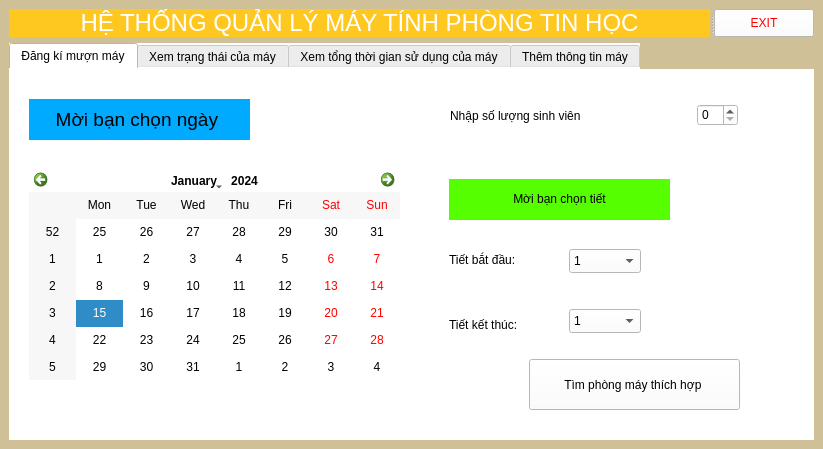
<?xml version="1.0" encoding="UTF-8"?>
<ui version="4.0">
 <class>MainWindow</class>
 <widget class="QMainWindow" name="MainWindow">
  <property name="geometry">
   <rect>
    <x>0</x>
    <y>0</y>
    <width>823</width>
    <height>449</height>
   </rect>
  </property>
  <property name="windowTitle">
   <string>MainWindow</string>
  </property>
  <property name="autoFillBackground">
   <bool>false</bool>
  </property>
  <property name="styleSheet">
   <string notr="true">background-color: rgb(208, 192, 151);</string>
  </property>
  <widget class="QWidget" name="centralwidget">
   <property name="layoutDirection">
    <enum>Qt::LeftToRight</enum>
   </property>
   <layout class="QVBoxLayout" name="verticalLayout">
    <item>
     <widget class="QSplitter" name="splitter">
      <property name="orientation">
       <enum>Qt::Horizontal</enum>
      </property>
      <widget class="QLabel" name="label">
       <property name="styleSheet">
        <string notr="true">font: 700 italic 18pt &quot;Segoe UI&quot;;
background-color: rgb(255, 200, 33);
color: rgb(255, 255, 255);</string>
       </property>
       <property name="text">
        <string>&lt;html&gt;&lt;head/&gt;&lt;body&gt;&lt;p align=&quot;center&quot;&gt;&lt;span style=&quot; font-size:18pt;&quot;&gt;HỆ THỐNG QUẢN LÝ MÁY TÍNH PHÒNG TIN HỌC&lt;/span&gt;&lt;/p&gt;&lt;/body&gt;&lt;/html&gt;</string>
       </property>
      </widget>
      <widget class="QPushButton" name="exit">
       <property name="sizePolicy">
        <sizepolicy hsizetype="Fixed" vsizetype="Fixed">
         <horstretch>0</horstretch>
         <verstretch>0</verstretch>
        </sizepolicy>
       </property>
       <property name="styleSheet">
        <string notr="true">background-color: rgb(0, 0, 0);
background-color: rgb(255, 255, 255);
color: rgb(255, 0, 0);</string>
       </property>
       <property name="text">
        <string>EXIT</string>
       </property>
      </widget>
     </widget>
    </item>
    <item>
     <widget class="QTabWidget" name="tabWidget">
      <property name="toolTip">
       <string>&lt;html&gt;&lt;head/&gt;&lt;body&gt;&lt;p&gt;&lt;br/&gt;&lt;/p&gt;&lt;/body&gt;&lt;/html&gt;</string>
      </property>
      <property name="whatsThis">
       <string>&lt;html&gt;&lt;head/&gt;&lt;body&gt;&lt;p&gt;&lt;br/&gt;&lt;/p&gt;&lt;/body&gt;&lt;/html&gt;</string>
      </property>
      <property name="autoFillBackground">
       <bool>false</bool>
      </property>
      <property name="styleSheet">
       <string notr="true">background-color: rgb(255, 255, 255);
color: rgb(0, 0, 0);
border-color: rgb(0, 0, 0);
font: 14pt &quot;Times New Roman&quot;;
border-color: qlineargradient(spread:pad, x1:0, y1:0, x2:1, y2:0, stop:0 rgba(0, 0, 0, 255), stop:1 rgba(255, 255, 255, 255));</string>
      </property>
      <property name="currentIndex">
       <number>0</number>
      </property>
      <property name="iconSize">
       <size>
        <width>32</width>
        <height>32</height>
       </size>
      </property>
      <widget class="QWidget" name="dk">
       <attribute name="title">
        <string>Đăng kí mượn máy</string>
       </attribute>
       <widget class="QCalendarWidget" name="dkcalendar">
        <property name="geometry">
         <rect>
          <x>20</x>
          <y>100</y>
          <width>371</width>
          <height>211</height>
         </rect>
        </property>
       </widget>
       <widget class="QLabel" name="dkngay">
        <property name="geometry">
         <rect>
          <x>20</x>
          <y>30</y>
          <width>221</width>
          <height>41</height>
         </rect>
        </property>
        <property name="whatsThis">
         <string>&lt;html&gt;&lt;head/&gt;&lt;body&gt;&lt;p align=&quot;center&quot;&gt;&lt;br/&gt;&lt;/p&gt;&lt;/body&gt;&lt;/html&gt;</string>
        </property>
        <property name="layoutDirection">
         <enum>Qt::LeftToRight</enum>
        </property>
        <property name="styleSheet">
         <string notr="true">font: 12pt &quot;Times new roman&quot;;
border-color: rgb(0, 0, 0);
background-color: rgb(0, 170, 255);</string>
        </property>
        <property name="text">
         <string>&lt;html&gt;&lt;head/&gt;&lt;body&gt;&lt;p align=&quot;center&quot;&gt;&lt;span style=&quot; font-size:14pt;&quot;&gt;Mời bạn chọn ngày &lt;/span&gt;&lt;/p&gt;&lt;/body&gt;&lt;/html&gt;</string>
        </property>
       </widget>
       <widget class="QLabel" name="dktiet">
        <property name="geometry">
         <rect>
          <x>440</x>
          <y>110</y>
          <width>221</width>
          <height>41</height>
         </rect>
        </property>
        <property name="styleSheet">
         <string notr="true">background-color: rgb(85, 255, 0);</string>
        </property>
        <property name="text">
         <string>&lt;html&gt;&lt;head/&gt;&lt;body&gt;&lt;p align=&quot;center&quot;&gt;Mời bạn chọn tiết&lt;/p&gt;&lt;/body&gt;&lt;/html&gt;</string>
        </property>
       </widget>
       <widget class="QLabel" name="label_4">
        <property name="geometry">
         <rect>
          <x>440</x>
          <y>170</y>
          <width>101</width>
          <height>41</height>
         </rect>
        </property>
        <property name="text">
         <string>Tiết bắt đầu:</string>
        </property>
       </widget>
       <widget class="QLabel" name="label_5">
        <property name="geometry">
         <rect>
          <x>440</x>
          <y>240</y>
          <width>101</width>
          <height>31</height>
         </rect>
        </property>
        <property name="text">
         <string>Tiết kết thúc:</string>
        </property>
       </widget>
       <widget class="QComboBox" name="bd">
        <property name="geometry">
         <rect>
          <x>560</x>
          <y>180</y>
          <width>72</width>
          <height>24</height>
         </rect>
        </property>
        <item>
         <property name="text">
          <string>1 </string>
         </property>
        </item>
        <item>
         <property name="text">
          <string>2</string>
         </property>
        </item>
        <item>
         <property name="text">
          <string>3</string>
         </property>
        </item>
        <item>
         <property name="text">
          <string>4</string>
         </property>
        </item>
        <item>
         <property name="text">
          <string>5</string>
         </property>
        </item>
        <item>
         <property name="text">
          <string>6</string>
         </property>
        </item>
        <item>
         <property name="text">
          <string>7</string>
         </property>
        </item>
        <item>
         <property name="text">
          <string>8</string>
         </property>
        </item>
        <item>
         <property name="text">
          <string>9</string>
         </property>
        </item>
        <item>
         <property name="text">
          <string>10</string>
         </property>
        </item>
       </widget>
       <widget class="QComboBox" name="kt">
        <property name="geometry">
         <rect>
          <x>560</x>
          <y>240</y>
          <width>72</width>
          <height>24</height>
         </rect>
        </property>
        <item>
         <property name="text">
          <string>1 </string>
         </property>
        </item>
        <item>
         <property name="text">
          <string>2</string>
         </property>
        </item>
        <item>
         <property name="text">
          <string>3</string>
         </property>
        </item>
        <item>
         <property name="text">
          <string>4</string>
         </property>
        </item>
        <item>
         <property name="text">
          <string>5</string>
         </property>
        </item>
        <item>
         <property name="text">
          <string>6</string>
         </property>
        </item>
        <item>
         <property name="text">
          <string>7</string>
         </property>
        </item>
        <item>
         <property name="text">
          <string>8</string>
         </property>
        </item>
        <item>
         <property name="text">
          <string>9</string>
         </property>
        </item>
        <item>
         <property name="text">
          <string>10</string>
         </property>
        </item>
       </widget>
       <widget class="QPushButton" name="pushButton_2">
        <property name="geometry">
         <rect>
          <x>520</x>
          <y>290</y>
          <width>211</width>
          <height>51</height>
         </rect>
        </property>
        <property name="text">
         <string>Tìm phòng máy thích hợp </string>
        </property>
       </widget>
       <widget class="QWidget" name="layoutWidget">
        <property name="geometry">
         <rect>
          <x>441</x>
          <y>31</y>
          <width>288</width>
          <height>31</height>
         </rect>
        </property>
        <layout class="QHBoxLayout" name="horizontalLayout">
         <item>
          <widget class="QLabel" name="label_3">
           <property name="text">
            <string>Nhập số lượng sinh viên</string>
           </property>
          </widget>
         </item>
         <item>
          <spacer name="horizontalSpacer">
           <property name="orientation">
            <enum>Qt::Horizontal</enum>
           </property>
           <property name="sizeHint" stdset="0">
            <size>
             <width>40</width>
             <height>20</height>
            </size>
           </property>
          </spacer>
         </item>
         <item>
          <widget class="QSpinBox" name="slsv"/>
         </item>
        </layout>
       </widget>
      </widget>
      <widget class="QWidget" name="show">
       <attribute name="title">
        <string>Xem trạng thái của máy</string>
       </attribute>
       <widget class="QLabel" name="dkngay_2">
        <property name="geometry">
         <rect>
          <x>100</x>
          <y>10</y>
          <width>221</width>
          <height>41</height>
         </rect>
        </property>
        <property name="whatsThis">
         <string>&lt;html&gt;&lt;head/&gt;&lt;body&gt;&lt;p align=&quot;center&quot;&gt;&lt;br/&gt;&lt;/p&gt;&lt;/body&gt;&lt;/html&gt;</string>
        </property>
        <property name="layoutDirection">
         <enum>Qt::LeftToRight</enum>
        </property>
        <property name="styleSheet">
         <string notr="true">font: 12pt &quot;Times new roman&quot;;
border-color: rgb(0, 0, 0);
background-color: rgb(0, 170, 255);</string>
        </property>
        <property name="text">
         <string>&lt;html&gt;&lt;head/&gt;&lt;body&gt;&lt;p align=&quot;center&quot;&gt;&lt;span style=&quot; font-size:14pt;&quot;&gt;Mời bạn chọn ngày &lt;/span&gt;&lt;/p&gt;&lt;/body&gt;&lt;/html&gt;</string>
        </property>
       </widget>
       <widget class="QCalendarWidget" name="showcalendar">
        <property name="geometry">
         <rect>
          <x>100</x>
          <y>90</y>
          <width>371</width>
          <height>211</height>
         </rect>
        </property>
       </widget>
       <widget class="QPushButton" name="showpm">
        <property name="geometry">
         <rect>
          <x>570</x>
          <y>240</y>
          <width>171</width>
          <height>61</height>
         </rect>
        </property>
        <property name="text">
         <string>Xem thông tin </string>
        </property>
       </widget>
      </widget>
      <widget class="QWidget" name="tk">
       <attribute name="title">
        <string>Xem tổng thời gian sử dụng của máy</string>
       </attribute>
       <widget class="QRadioButton" name="one">
        <property name="geometry">
         <rect>
          <x>160</x>
          <y>120</y>
          <width>101</width>
          <height>31</height>
         </rect>
        </property>
        <property name="text">
         <string>Một máy</string>
        </property>
       </widget>
       <widget class="QRadioButton" name="all">
        <property name="geometry">
         <rect>
          <x>490</x>
          <y>120</y>
          <width>141</width>
          <height>31</height>
         </rect>
        </property>
        <property name="text">
         <string>Tất cả các máy</string>
        </property>
       </widget>
       <widget class="QLabel" name="label_2">
        <property name="geometry">
         <rect>
          <x>120</x>
          <y>40</y>
          <width>561</width>
          <height>32</height>
         </rect>
        </property>
        <property name="styleSheet">
         <string notr="true">font: 700 italic 18pt &quot;Segoe UI&quot;;
background-color: rgb(0, 255, 127);
color: rgb(255, 255, 255);</string>
        </property>
        <property name="text">
         <string>&lt;html&gt;&lt;head/&gt;&lt;body&gt;&lt;p align=&quot;center&quot;&gt;&lt;span style=&quot; font-weight:400;&quot;&gt;Bạn muốn xem thời gian sử dụng máy như thế nào&lt;/span&gt;&lt;/p&gt;&lt;p align=&quot;center&quot;&gt;&lt;span style=&quot; font-weight:400;&quot;&gt;&lt;br/&gt;&lt;/span&gt;&lt;/p&gt;&lt;/body&gt;&lt;/html&gt;</string>
        </property>
       </widget>
       <widget class="QPushButton" name="pushButton">
        <property name="geometry">
         <rect>
          <x>260</x>
          <y>250</y>
          <width>261</width>
          <height>41</height>
         </rect>
        </property>
        <property name="text">
         <string>Xem thời gian sử dụng máy</string>
        </property>
       </widget>
      </widget>
      <widget class="QWidget" name="vfv">
       <attribute name="title">
        <string>Thêm thông tin máy</string>
       </attribute>
      </widget>
     </widget>
    </item>
   </layout>
  </widget>
 </widget>
 <resources/>
 <connections/>
</ui>
